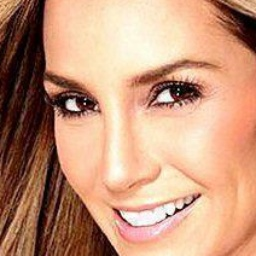
#> input picture onlyface/000001.jpg, 256 x 256 px, given as the content of the folder D:/Skola/4.roc/NSIETE/dataset/img_celeba/, which was not available
$ jupyter execute --allow-errors Data-analysis.ipynb   (text cells are left out)
#> lines starting #> are read from the running program, lines starting #| are printed output that depends on the picture
[cell 1]
import numpy as np
import cv2
import os
face_cascade = cv2.CascadeClassifier("D:\opencv\opencv\data\haarcascades\haarcascade_frontalface_default.xml")
entries = os.listdir('D:/Skola/4.roc/NSIETE/dataset/img_celeba/')
print(len(entries))

[cell 2]
for e in entries:
    img = cv2.imread('D:/Skola/4.roc/NSIETE/dataset/img_celeba/'+str(e))
#> img is the input picture: shape (256, 256, 3); mean B, G, R 122.3, 149.7, 196.4
    gray = cv2.cvtColor(img, cv2.COLOR_BGR2GRAY)
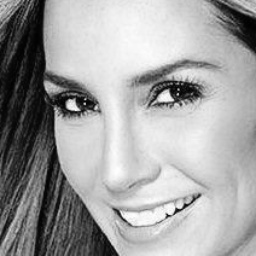
#> gray: shape (256, 256); min 0, max 254, mean 160.5
    faces = face_cascade.detectMultiScale(gray, 1.3, 5)
#> faces = ()
    i = 0
    for (x,y,w,h) in faces:
        centerx = x + w / 2
        centery = y + h / 2
        nx = int (centerx - 150)
        ny = int (centery - 150)
        nr = int (150*2)
        roi_gray = gray[y:y+h, x:x+w]
        roi_color = img[y:y+h, x:x+w]
        resized = cv2.resize(roi_color, (256,256))
        cv2.imwrite('D:/Skola/4.roc/NSIETE/dataset/onlyface/'+str(e), resized)
        break
#> this loop made 0 passes


$ run again, on onlyface/000006.jpg
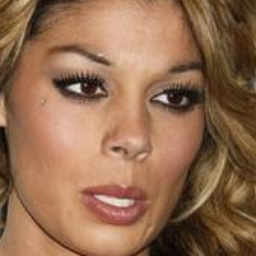
#> input picture onlyface/000006.jpg, 256 x 256 px, given as the content of the folder D:/Skola/4.roc/NSIETE/dataset/img_celeba/, which was not available
#> img is the input picture: shape (256, 256, 3); mean B, G, R 80.5, 108.4, 147.6
#> `gray = cv2.cvtColor(img, cv2.COLOR_BGR2GRAY)`:
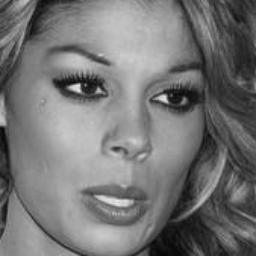
#> gray: shape (256, 256); min 4, max 231, mean 117
#> faces = [[35, 26, 183, 183]]
#> the loop `for (x,y,w,h) in faces:` made 1 pass
#> (x, y, w, h, centerx, centery, nx, ny) on pass 1: (35, 26, 183, 183, 126.5, 117.5, -23, -32)
#> pass 1, `roi_color = img[y:y+h, x:x+w]`:
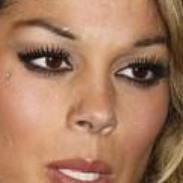
#> roi_color: shape (183, 183, 3); mean B, G, R 96.8, 124.1, 167.3

$ run again, on onlyface/000007.jpg
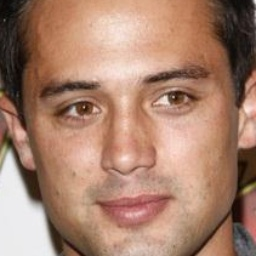
#> input picture onlyface/000007.jpg, 256 x 256 px, given as the content of the folder D:/Skola/4.roc/NSIETE/dataset/img_celeba/, which was not available
#> img is the input picture: shape (256, 256, 3); mean B, G, R 109.2, 128.9, 167.6
#> `gray = cv2.cvtColor(img, cv2.COLOR_BGR2GRAY)`:
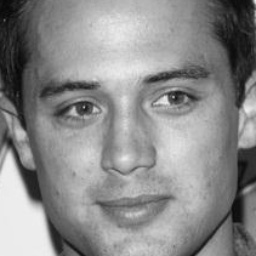
#> gray: shape (256, 256); min 6, max 240, mean 138.2
#> faces = [[20, 23, 206, 206]]
#> the loop `for (x,y,w,h) in faces:` made 1 pass
#> (x, y, w, h, centerx, centery, nx, ny) on pass 1: (20, 23, 206, 206, 123, 126, -27, -24)
#> pass 1, `roi_color = img[y:y+h, x:x+w]`:
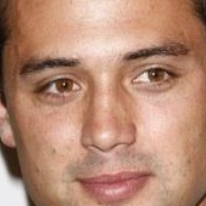
#> roi_color: shape (206, 206, 3); mean B, G, R 115.5, 137.6, 182

$ run again, on onlyface/000008.jpg
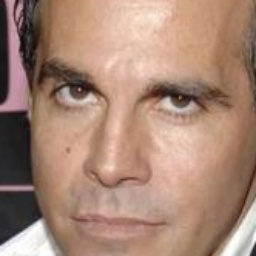
#> input picture onlyface/000008.jpg, 256 x 256 px, given as the content of the folder D:/Skola/4.roc/NSIETE/dataset/img_celeba/, which was not available
#> img is the input picture: shape (256, 256, 3); mean B, G, R 116.8, 134.2, 167.3
#> `gray = cv2.cvtColor(img, cv2.COLOR_BGR2GRAY)`:
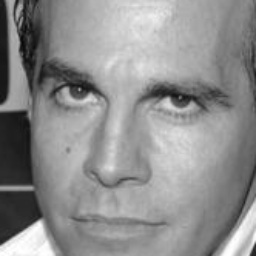
#> gray: shape (256, 256); min 5, max 255, mean 142.1
#> faces = [[19, 27, 197, 197]]
#> the loop `for (x,y,w,h) in faces:` made 1 pass
#> (x, y, w, h, centerx, centery, nx, ny) on pass 1: (19, 27, 197, 197, 117.5, 125.5, -32, -24)
#> pass 1, `roi_color = img[y:y+h, x:x+w]`:
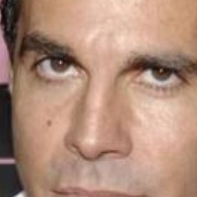
#> roi_color: shape (197, 197, 3); mean B, G, R 121.4, 140, 175.7
